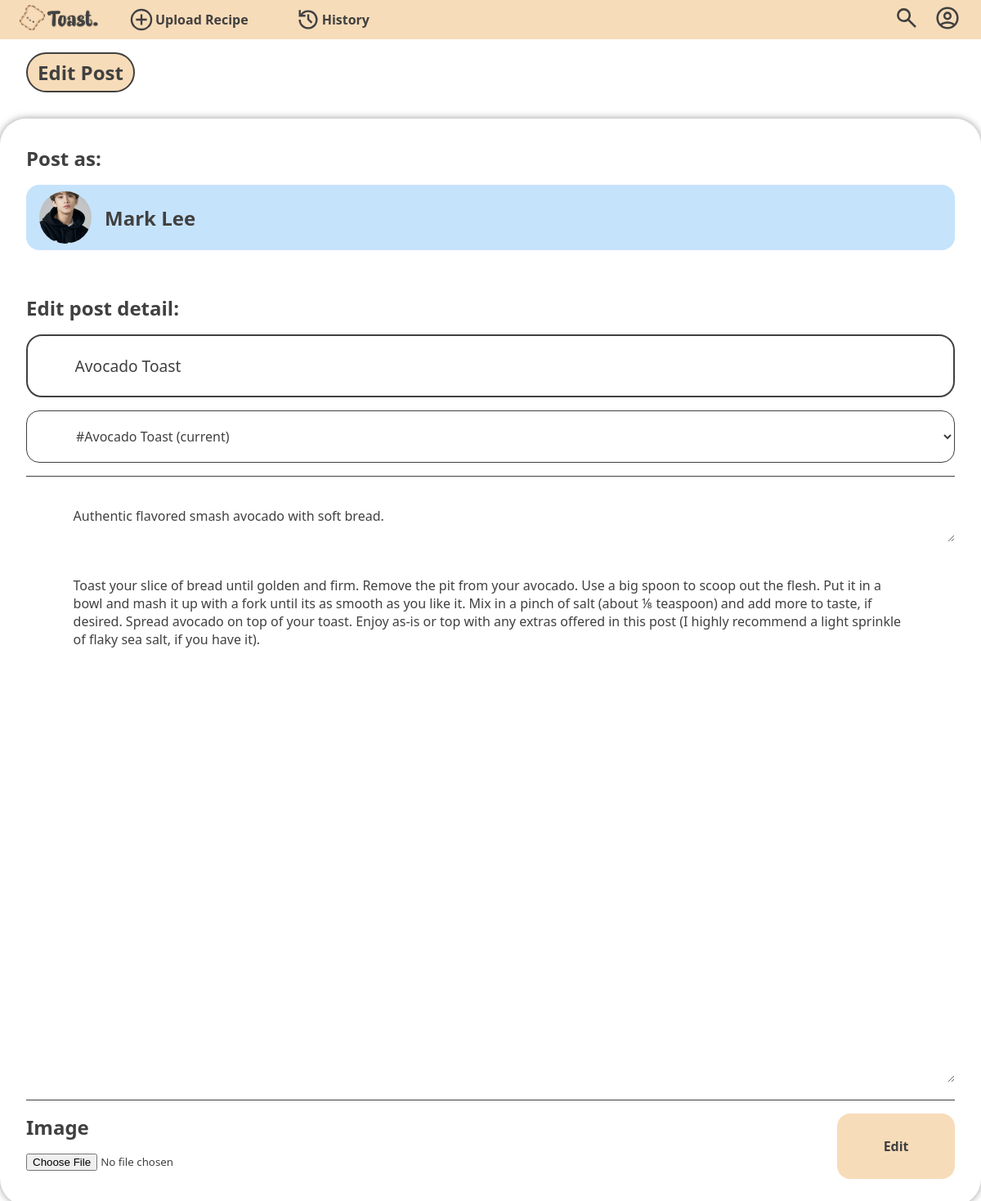
The app's page /page/edit.php?id=1 (signed in) with its own data.
### tables this page shows
CREATE TABLE `profile` (
  `Profile_ID` int(11) NOT NULL,
  `Profile_Name` varchar(255) DEFAULT NULL,
  `Profile_Email` varchar(255) NOT NULL,
  `Profile_Desc` text DEFAULT NULL,
  `Profile_Password` varchar(255) NOT NULL,
  `Profile_Image_Path` text DEFAULT NULL
);

CREATE TABLE `post` (
  `Post_ID` int(11) NOT NULL,
  `Post_Title` varchar(255) NOT NULL,
  `Post_Desc` text DEFAULT NULL,
  `Post_Content` text NOT NULL,
  `Post_Likes` int(11) DEFAULT 0,
  `Post_Dislikes` int(11) DEFAULT 0,
  `Post_Image_Path` text DEFAULT NULL,
  `Profile_ID` int(11) DEFAULT NULL,
  `Post_Tag_ID` int(255) NOT NULL
);

CREATE TABLE `tags` (
  `Tag_ID` int(11) NOT NULL,
  `Tag_Category` varchar(255) NOT NULL
);

### page/edit.php (the view, shortened to what this page needs)
<?php
require '../php/db_connection.php';
$postEditID = $_GET['id'];
$currentProfileID = $_SESSION['id'];
$queryProfile = "SELECT * FROM Profile WHERE Profile_ID = $currentProfileID";
$resultProfile = mysqli_query($connection, $queryProfile);
if ($resultProfile && mysqli_num_rows($resultProfile) > 0) {
    $rowProfile = mysqli_fetch_assoc($resultProfile);
    $profileName = htmlspecialchars($rowProfile['Profile_Name']);
    $profileImage = $rowProfile['Profile_Image_Path'];
}
$query = "SELECT * FROM Post WHERE Post_ID = $postEditID";
$result = mysqli_query($connection, $query);
if ($result && mysqli_num_rows($result) > 0) {
    $row = mysqli_fetch_assoc($result);
    $postTitle = $row['Post_Title'];
    $postDesc = $row['Post_Desc'];
    $postContent = $row['Post_Content'];
    $tagID = $row['Post_Tag_ID'];
}
?>
<link rel="stylesheet" href="../css/create.css">
<div class="sectionControlled">
    <div class="sectionControlledHeader">
        <div class="headerContainer"><h2>Edit Post</h2></div>
    </div>
</div>
<div class="sectionControlled">
    <form action="edit.php?id=<?php echo $postEditID; ?>" method="POST" enctype="multipart/form-data">
        <h2>Post as:</h2>
        <a class="postProfile" href="#">
            <img src="<?php echo $profileImage; ?>" alt="profile image" class="postProfileImage">
            <div class="profileDetail">
                <h2 class="profileName"><?php echo $profileName; ?></h2>
            </div>
        </a>
        <br>
        <h2>Edit post detail:</h2>
        <div class="createTitle">
            <input class="titleInput" type="text" name="title" placeholder="Title" value="<?php echo $postTitle; ?>">
        </div>
        <div class="createTag">
            <select class="tagInput" name="tagId" id="tagInput">
                <?php
                $query = "SELECT * FROM tags WHERE Tag_ID = $tagID";
                $result = mysqli_query($connection, $query);
                $row = mysqli_fetch_assoc($result);
                $OptionTagId = $row['Tag_ID'];
                $OptionTagCategory = $row['Tag_Category'];
                echo "<option value='$OptionTagId'>$OptionTagCategory (current)</option>";
                ?>
            </select>
        </div>
        <hr height="1px" width="100%" color="#404040" size="1px" border-radius="5px" />
        <div class="createDesc">
            <textarea class="descInput" name="description" placeholder="Description"><?php echo $postDesc; ?></textarea>
        </div>
        <div class="createRecipe">
            <textarea class="recipeInput" name="recipe" placeholder="Recipe goes here..."><?php echo $postContent; ?></textarea>
        </div>
        <hr height="1px" width="100%" color="#404040" size="1px" border-radius="5px" />
        <div class="createFooter">
            <div class="createImage">
                <h2>Image</h2>
                <input class="imageInput" type="file" name="image">
            </div>
            <input class="submitButton" type="submit" name="create" value="Edit">
        </div>
    </form>
</div>
<?php
include '../layout/Layout.php';
?>

### css/default.css (style rules this page uses)
:root { --background-default: #ffffff; --background-light: #fff5e7; --clr-dark: #404040; --clr-primary: #f7dcb9; --clr-primary-darken: #f5d2a4; }
* { margin: 0; padding: 0; list-style-type: none; text-decoration: none; font-family: system-ui, -apple-system, BlinkMacSystemFont, 'Segoe UI', Roboto, Oxygen, Ubuntu, Cantarell, 'Open Sans', 'Helvetica Neue', sans-serif; color: var(--clr-dark); box-sizing: border-box; }
html, body { min-height: 100vh; max-width: 100vw; }
h2 { font-size: 1.5rem; }

### css/create.css (style rules this page uses)
.sectionControlled { margin-bottom: 2rem; display: flex; flex-direction: column; }
.sectionControlled form { display: flex; flex-direction: column; gap: 1em; padding: 2em 2em; width: 100%; box-shadow: 0px 0px 10px rgba(0, 0, 0, 0.4); border-radius: 2em; }
.headerContainer { display: flex; justify-content: flex-start; padding: 0 2em; }
.headerContainer h2 { padding: 0.25em 0.5em; background-color: var(--clr-primary); border-style: solid; border-width: 2px; border-color: var(--clr-dark); border-radius: 50px; }
.postProfile { position: relative; display: flex; flex-direction: row; align-items: center; justify-content: flex-start; width: 100%; height: 100%; gap: 1em; border-radius: 1em; padding: 0.5em 1em; background-color: rgb(198, 227, 252); transition: all ease 0.3s; }
.postProfileImage { width: 4em; height: 4em; border-radius: 50%; object-fit: cover; }
.profileDetail { display: flex; flex-direction: column; gap: 0.5em; }
.createFooter { display: flex; justify-content: space-between; }
.titleInput { height: 4em; width: 100%; padding: 0.5em 3em; border-radius: 1em; border-color: var(--clr-dark); border-style: solid; font-size: 1.2rem; }
.tagInput { height: 4em; width: 100%; padding: 0.5em 3.5em; background-color: var(--background--default); border-radius: 1em; border-color: var(--clr-dark); border-style: solid; font-size: 1em; }
.tagInput option { font-size: 1rem; padding: 0.5em 0.5em; border-radius: 1em; border-color: var(--clr-dark); border-style: solid; background-color: var(--background--default); }
.descInput { height: 4em; width: 100%; padding: 1.3em 3.6em; border-radius: 1em; border-color: var(--clr-dark); border-style: none; font-size: 1rem; }
.recipeInput { height: 4em; width: 100%; height: 40em; padding: 1.3em 3.6em; border-radius: 1em; border-color: var(--clr-dark); border-style: none; font-size: 1rem; }
.submitButton { background-color: var(--clr-primary); color: var(--clr-dark); border-style: none; border-radius: 1em; padding: 0.5em 1em; font-size: 1rem; font-weight: bold; cursor: pointer; height: 5em; width: 10em; }
.createImage { display: flex; flex-direction: column; width: 100%; height: 100%; gap: 1em; }

### records on screen
profile: Profile_Image_Path (picture), Profile_Name "Mark Lee"
post: title "Avocado Toast", description "Authentic flavored smash avocado with soft bread.", recipe "Toast your slice of bread until golden and firm. Remove the pit from your avocado. Use a big spoon to scoop out the flesh. Put it in a bowl and mash it up with a fork until its as smooth as you like it. Mix in a pinch of salt (about ⅛ teaspoon) and add more to taste, if desired. Spread avocado on top of your toast. Enjoy as-is or top with any extras offered in this post (I highly recommend a light sprinkle of flaky sea salt, if you have it)."
tags: tagId "#Avocado Toast (current)"
